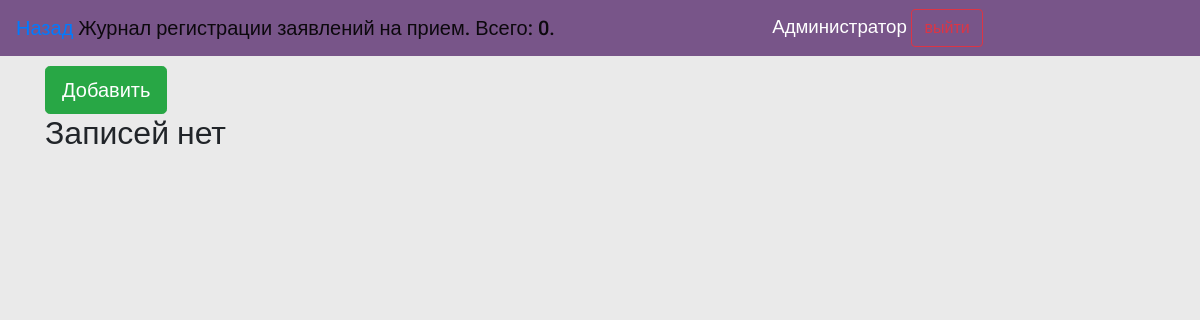
The app's page /journals/letters_of_invite/ (signed in), older data.
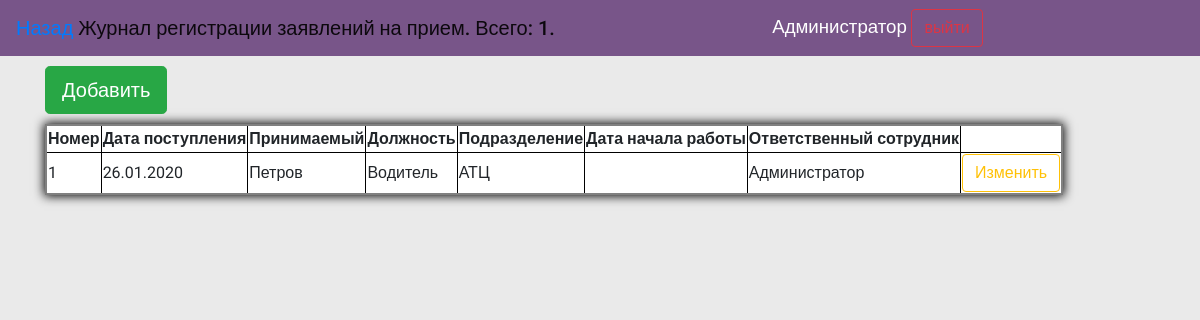
The same page, newer data.
### reg_jounals/models.py (models this page shows)
class LetterOfInvite(models.Model):
    loi_date = models.DateField(help_text="Введите дату поступления заявления", verbose_name="Дата поступления заявления", db_index=True)
    loi_employee = models.CharField(max_length=256, help_text="Введите ФИО принимаемого сотрудника", verbose_name="Принимаемый сотрудник")
    loi_position = models.CharField(max_length=256, help_text="Введите должность принимаемого сотрудника", verbose_name="Должность")
    loi_department = models.CharField(max_length=256, help_text="Введите подразделение принимаемого сотрудника", verbose_name="Подразделение")
    loi_dateOfInv = models.DateField(blank=True, null=True, help_text="Введите дату начала работы", verbose_name="Дата начала работы", db_index=True)
    loi_res_officer = models.CharField(blank=True, editable=False,  max_length=256, help_text="Сотрудник, который внес документ в систему ", verbose_name='Ответственный сотрудник')
    class Meta:
        ordering = ["id"]
        verbose_name = 'Заявление на прием'
        verbose_name_plural = 'Заявления на прием'

### reg_jounals/views.py (the view)
# urls.py: path('letters_of_invite/', views.letter_of_invite, name='invite'),
def letter_of_invite(request):
        if request.user.is_authenticated:
            letters = LetterOfInvite.objects.all()
            count = len(letters)
            return render(request, 'reg_jounals/letters_of_invite.html', context={'letters':letters, 'count':count})
        else:
            return render(request, 'reg_jounals/no_auth.html')

### reg_jounals/templates/reg_jounals/letters_of_invite.html (shortened to what this page needs)
{%extends "reg_jounals/index.html" %}
{%block header%}<a href="../">Назад</a> Журнал регистрации заявлений на прием. Всего: {{count}}.  {%endblock%}
{%block content%}
<a class="btn btn-success btn-lg m-bottom " href="{% url 'invite_add' %}">Добавить</a>
{% if letters %}
<table>
  <thead class="thead-dark">
  <tr class="tr-header">
    <th scope="col">Номер</th>
    <th scope="col">Дата поступления</th>
    <th scope="col">Принимаемый</th>
    <th scope="col">Должность</th>
    <th scope="col">Подразделение</th>
    <th scope="col">Дата начала работы</th>
    <th scope="col">Ответственный сотрудник</th>
    <th scope="col"></th>
  </tr>
  </thead>
  {%for let in letters%}
  <tr>
    <td>{{let.id}}</td>
    <td>{{let.loi_date|date:"d.m.Y"}}</td>
    <td>{{let.loi_employee}}</td>
    <td>{{let.loi_position}}</td>
    <td>{{let.loi_department}}</td>
    <td>{{let.loi_dateOfInv|date:"d.m.Y"}}</td>
    <td>{{let.loi_res_officer}}</td>
    <td><a class="btn btn-outline-warning" href="#">Изменить</a></td>
</tr>
  {%endfor%}
</table>
{%else%}
<h2>Записей нет</h2>
{%endif%}
{%endblock%}

Row changes from the older to the newer data that the page shows:
added LetterOfInvite: id "1", loi_date "26.01.2020", loi_employee "Петров", loi_position "Водитель", loi_department "АТЦ", loi_res_officer "Администратор"
Text that changed along with them:
{{ count }}: "0" → "1"
text no longer shown: "Записей нет"
text now shown: "Номер Дата поступления Принимаемый Должность Подразделение Дата начала работы Ответственный сотрудник"
